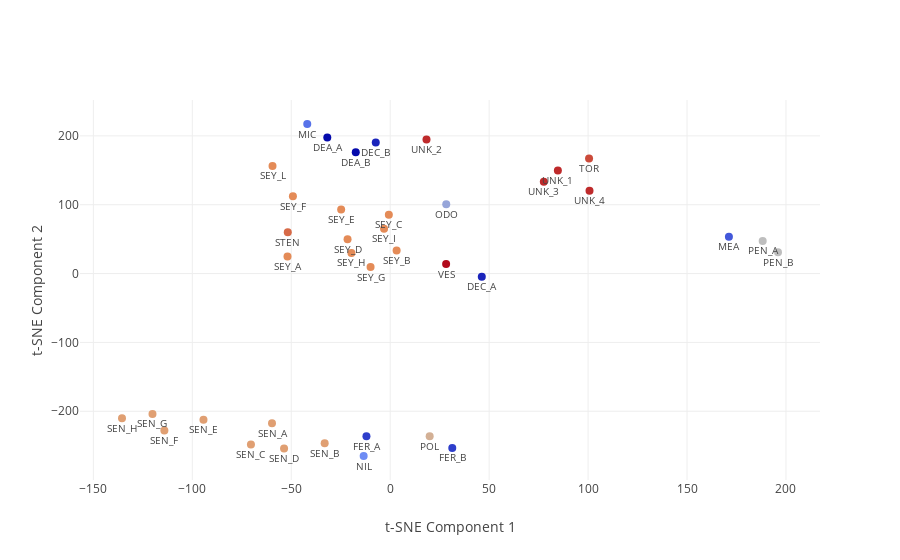

The notebook cell this image was saved under:
### Markdown cell above
Manifold learning to cluster gums

### Code cell
from plotly.offline import download_plotlyjs, init_notebook_mode, plot, iplot
from plotly.graph_objs import Scatter, Layout, Figure, Scatter3d
from sklearn.preprocessing import LabelEncoder
init_notebook_mode(connected=True)

tsne = TSNE(n_components=2, init='random', random_state=20573920, perplexity=5)
Comp_tsne = tsne.fit_transform(processed)

text_labels = list(processed.index)

labels_txt = ['DEA','DEA','DEC','DEC','FER','FER','MEA',\
              'MIC','NIL','ODO','PEN','PEN','POL','SEN','SEN',\
              'SEN','SEN','SEN','SEN','SEN','SEN','SEY',\
              'SEY','SEY','SEY','SEY','SEY','SEY','SEY',\
              'SEY','SEY','STEN','TOR','UNK','UNK','UNK',\
              'UNK','VES']

l_enc = LabelEncoder()
labels = l_enc.fit_transform(labels_txt)

tsne_fit = [Scatter(x=Comp_tsne[:,0], y=Comp_tsne[:,1], mode='markers+text',
                    text=text_labels, textposition='bottom', textfont=dict(size=10),
                    marker=dict(size=8, color=labels,  colorscale='RdBu'))]

layout = Layout(xaxis=dict(title='t-SNE Component 1', zeroline=False),\
                yaxis=dict(title='t-SNE Component 2', zeroline=False),\
                )

fig = Figure(data=tsne_fit, layout=layout) 

iplot(fig, show_link=False)

### Figure 1 — Plotly figure (JSON) as saved in the notebook; plotly's stock layout.template omitted (floating-point values rounded to 4 significant figures)
{"data": [{"marker": {"color": [0, 0, 1, 1, 2, 2, 3, 4, 5, 6, 7, 7, 8, 9, 9, 9, 9, 9, 9, 9, 9, 10, 10, 10, 10, 10, 10, 10, 10, 10, 10, 11, 12, 13, 13, 13, 13, 14], "colorscale": "RdBu", "size": 8}, "mode": "markers+text", "text": ["DEA_A", "DEA_B", "DEC_A", "DEC_B", "FER_A", "FER_B", "MEA", "MIC", "NIL", "ODO", "PEN_A", "PEN_B", "POL", "SEN_A", "SEN_B", "SEN_C", "SEN_D", "SEN_E", "SEN_F", "SEN_G", "SEN_H", "SEY_A", "SEY_B", "SEY_C", "SEY_D", "SEY_E", "SEY_F", "SEY_G", "SEY_H", "SEY_I", "SEY_L", "STEN", "TOR", "UNK_1", "UNK_2", "UNK_3", "UNK_4", "VES"], "textfont": {"size": 10}, "textposition": "bottom", "type": "scatter", "x": [-31.8, -17.41, 46.28, -7.295, -12.01, 31.37, 171.2, -41.93, -13.41, 28.32, 188.2, 196.0, 19.94, -59.74, -33.12, -70.38, -53.63, -94.36, -114.1, -120.1, -135.5, -51.9, 3.244, -0.6972, -21.55, -24.79, -49.17, -9.922, -19.58, -3.114, -59.47, -51.76, 100.5, 84.73, 18.34, 77.62, 100.7, 28.25], "y": [197.6, 176.4, -4.48, 190.4, -236.2, -253.2, 53.47, 217.2, -265.0, 100.6, 47.45, 30.93, -236.3, -217.3, -246.3, -248.4, -253.9, -212.4, -228.0, -203.9, -210.0, 24.76, 33.52, 85.37, 49.67, 92.86, 112.2, 9.368, 29.88, 65.17, 156.2, 59.88, 167.0, 149.5, 194.8, 133.3, 120.2, 13.85]}], "layout": {"xaxis": {"title": "t-SNE Component 1", "zeroline": false}, "yaxis": {"title": "t-SNE Component 2", "zeroline": false}}}
